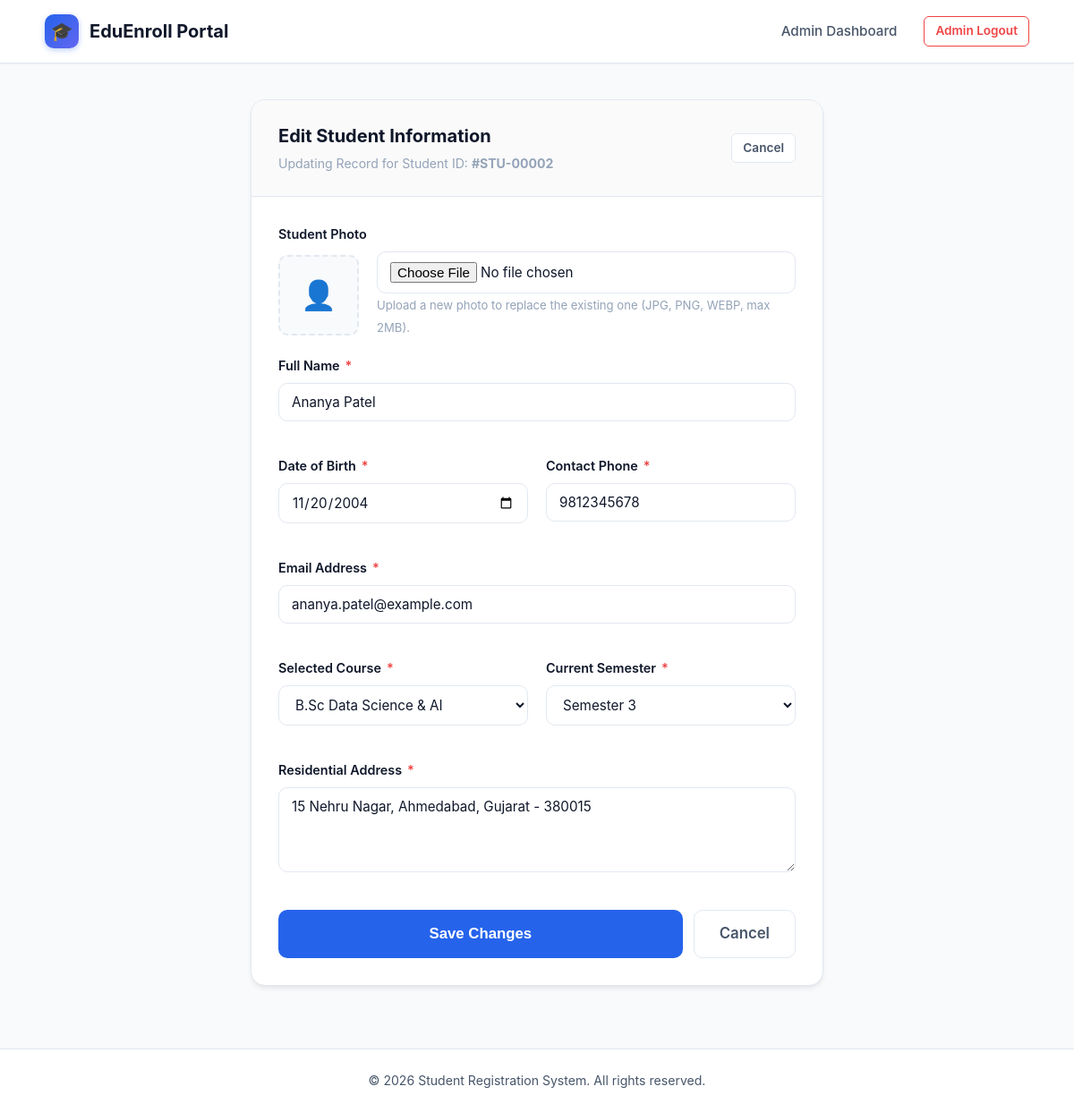
The app's page /student-registration/edit_student.php?id=2 (signed in) with its own data.
### tables this page shows
CREATE TABLE IF NOT EXISTS `students` (
    `id` INT AUTO_INCREMENT PRIMARY KEY,
    `full_name` VARCHAR(100) NOT NULL,
    `dob` DATE NOT NULL,
    `email` VARCHAR(100) NOT NULL UNIQUE,
    `phone` VARCHAR(20) NOT NULL,
    `address` TEXT NOT NULL,
    `course` VARCHAR(100) NOT NULL,
    `semester` VARCHAR(20) NOT NULL,
    `created_at` TIMESTAMP DEFAULT CURRENT_TIMESTAMP
);

### student-registration/config/db.php (called while the page is built, shortened)
<?php
function is_admin_logged_in() {
    return !empty($_SESSION['admin_id']);
}

### student-registration/edit_student.php (the view, shortened to what this page needs)
<?php
require_once __DIR__ . '/config/db.php';
$isAdmin = is_admin_logged_in();
$studentId = filter_input(INPUT_GET, 'id', FILTER_VALIDATE_INT);
$stmt = $pdo->prepare("SELECT * FROM students WHERE id = ?");
$stmt->execute([$studentId]);
$student = $stmt->fetch();
$courses = [
    'B.Tech Computer Science & Engineering',
    'B.Tech Information Technology',
    'BCA (Bachelor of Computer Applications)',
    'MCA (Master of Computer Applications)',
    'B.Sc Data Science & AI',
    'B.Sc Cyber Security',
    'B.Com Information Systems',
    'BBA (Bachelor of Business Administration)',
    'M.Tech Computer Science'
];
$semesters = [
    'Semester 1',
    'Semester 2',
    'Semester 3',
    'Semester 4',
    'Semester 5',
    'Semester 6',
    'Semester 7',
    'Semester 8'
];
$errors = [];
$formData = [
    'full_name' => $student['full_name'],
    'dob'       => $student['dob'],
    'email'     => $student['email'],
    'phone'     => $student['phone'],
    'address'   => $student['address'],
    'course'    => $student['course'],
    'semester'  => $student['semester']
];
$existingPhoto = null;
?>
<!DOCTYPE html>
<html lang="en">
<head>
    <link rel="stylesheet" href="css/style.css">
</head>
<body>
    <nav class="navbar">
        <div class="container nav-wrapper">
            <a href="index.php" class="nav-brand">
                <div class="brand-icon">🎓</div>
                <span>EduEnroll Portal</span>
            </a>
            <ul class="nav-links">
                <?php if ($isAdmin): ?>
                    <li><a href="admin/dashboard.php" class="nav-link">Admin Dashboard</a></li>
                    <li><a href="logout.php" class="btn btn-sm btn-outline-danger">Admin Logout</a></li>
                <?php else: ?>
                    <li><a href="dashboard.php" class="nav-link">My Dashboard</a></li>
                    <li><a href="logout.php" class="btn btn-sm btn-outline-danger">Student Logout</a></li>
                <?php endif; ?>
            </ul>
        </div>
    </nav>
    <main class="main-content">
        <div class="container container-sm">
            <div class="card">
                <div class="card-header">
                    <div>
                        <h1 class="card-title">Edit Student Information</h1>
                        <p class="card-subtitle">Updating Record for Student ID: <strong>#STU-<?= str_pad($student['id'], 5, '0', STR_PAD_LEFT) ?></strong></p>
                    </div>
                    <div>
                        <a href="<?= $isAdmin ? 'admin/dashboard.php' : 'dashboard.php' ?>" class="btn btn-secondary btn-sm">Cancel</a>
                    </div>
                </div>
                <div class="card-body">
                    <form id="studentForm" action="edit_student.php?id=<?= $studentId ?>" method="POST" enctype="multipart/form-data" novalidate>
                        <div class="form-group col-full">
                            <label class="form-label">Student Photo</label>
                            <div class="avatar-upload-wrap">
                                <div class="avatar-preview" id="photoPreview">
                                    <?php if ($existingPhoto): ?>
                                        <img src="<?= htmlspecialchars($existingPhoto) ?>" alt="Current Photo" style="width:100%; height:100%; object-fit:cover;">
                                    <?php else: ?>
                                        <span style="font-size: 2rem; color: #94a3b8;">👤</span>
                                    <?php endif; ?>
                                </div>
                                <div style="flex: 1;">
                                    <input type="file" name="photo" id="photoInput" class="form-control" accept="image/png, image/jpeg, image/webp">
                                    <small class="form-help">Upload a new photo to replace the existing one (JPG, PNG, WEBP, max 2MB).</small>
                                </div>
                            </div>
                        </div>
                        <div class="form-grid">
                            <div class="form-group col-full">
                                <label for="full_name" class="form-label">Full Name <span class="req">*</span></label>
                                <input type="text" name="full_name" id="full_name"
                                       class="form-control <?= !empty($errors['full_name']) ? 'is-invalid' : '' ?>"
                                       value="<?= htmlspecialchars($formData['full_name']) ?>" required>
                            </div>
                            <div class="form-group">
                                <label for="dob" class="form-label">Date of Birth <span class="req">*</span></label>
                                <input type="date" name="dob" id="dob"
                                       class="form-control <?= !empty($errors['dob']) ? 'is-invalid' : '' ?>"
                                       max="<?= date('Y-m-d') ?>"
                                       value="<?= htmlspecialchars($formData['dob']) ?>" required>
                            </div>
                            <div class="form-group">
                                <label for="phone" class="form-label">Contact Phone <span class="req">*</span></label>
                                <input type="tel" name="phone" id="phone"
                                       class="form-control <?= !empty($errors['phone']) ? 'is-invalid' : '' ?>"
                                       value="<?= htmlspecialchars($formData['phone']) ?>" required>
                            </div>
                            <div class="form-group col-full">
                                <label for="email" class="form-label">Email Address <span class="req">*</span></label>
                                <input type="email" name="email" id="email"
                                       class="form-control <?= !empty($errors['email']) ? 'is-invalid' : '' ?>"
                                       value="<?= htmlspecialchars($formData['email']) ?>" required>
                            </div>
                            <div class="form-group">
                                <label for="course" class="form-label">Selected Course <span class="req">*</span></label>
                                <select name="course" id="course" class="form-control <?= !empty($errors['course']) ? 'is-invalid' : '' ?>" required>
                                    <?php foreach ($courses as $c): ?>
                                        <option value="<?= htmlspecialchars($c) ?>" <?= $formData['course'] === $c ? 'selected' : '' ?>>
                                            <?= htmlspecialchars($c) ?>
                                        </option>
                                    <?php endforeach; ?>
                                </select>
                            </div>
                            <div class="form-group">
                                <label for="semester" class="form-label">Current Semester <span class="req">*</span></label>
                                <select name="semester" id="semester" class="form-control <?= !empty($errors['semester']) ? 'is-invalid' : '' ?>" required>
                                    <?php foreach ($semesters as $s): ?>
                                        <option value="<?= htmlspecialchars($s) ?>" <?= $formData['semester'] === $s ? 'selected' : '' ?>>
                                            <?= htmlspecialchars($s) ?>
                                        </option>
                                    <?php endforeach; ?>
                                </select>
                            </div>
                            <div class="form-group col-full">
                                <label for="address" class="form-label">Residential Address <span class="req">*</span></label>
                                <textarea name="address" id="address" class="form-control <?= !empty($errors['address']) ? 'is-invalid' : '' ?>"
                                          rows="3" required><?= htmlspecialchars($formData['address']) ?></textarea>
                            </div>
                        </div>
                        <div style="margin-top: 24px; display: flex; gap: 12px;">
                            <button type="submit" class="btn btn-primary btn-lg" style="flex: 1;">
                                Save Changes
                            </button>
                            <a href="<?= $isAdmin ? 'admin/dashboard.php' : 'dashboard.php' ?>" class="btn btn-secondary btn-lg">
                                Cancel
                            </a>
                        </div>
                    </form>
                </div>
            </div>
        </div>
    </main>
    <footer class="footer">
        <div class="container">
            <p>&copy; <?= date('Y') ?> Student Registration System. All rights reserved.</p>
        </div>
    </footer>
</body>
</html>

### records on screen
students: id "00002", full_name "Ananya Patel", dob "11/20/2004", phone "9812345678", email "ananya.patel@example.com", course "B.Sc Data Science & AI", semester "Semester 3", address "15 Nehru Nagar, Ahmedabad, Gujarat - 380015"
